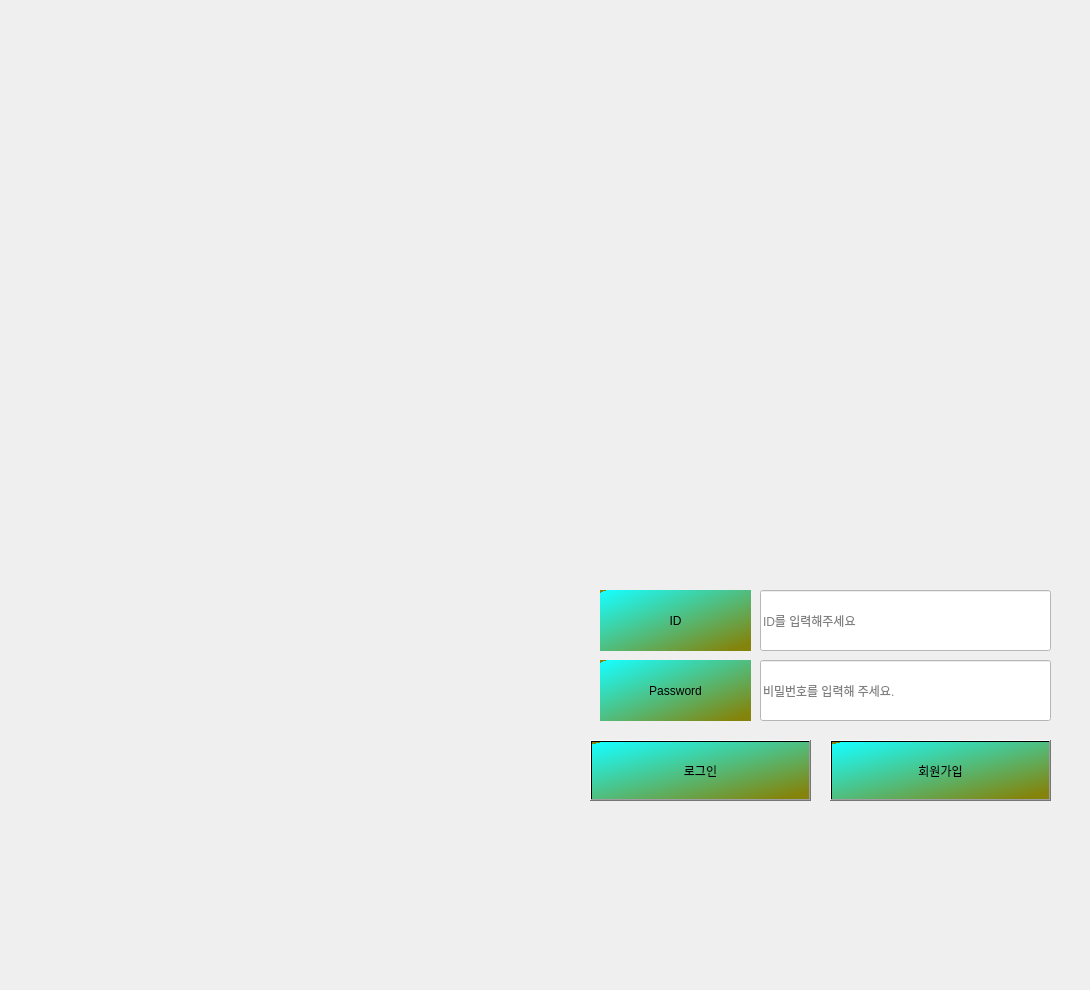
    <widget class="QWidget" name="tab">
     <attribute name="title">
      <string>로그인</string>
     </attribute>
     <widget class="QLabel" name="label">
      <property name="geometry">
       <rect>
        <x>0</x>
        <y>0</y>
        <width>1081</width>
        <height>981</height>
       </rect>
      </property>
      <property name="text">
       <string/>
      </property>
      <property name="pixmap">
       <pixmap>백두대간학습.png</pixmap>
      </property>
      <property name="scaledContents">
       <bool>true</bool>
      </property>
     </widget>
     <widget class="QPushButton" name="login_btn">
      <property name="geometry">
       <rect>
        <x>590</x>
        <y>740</y>
        <width>221</width>
        <height>61</height>
       </rect>
      </property>
      <property name="styleSheet">
       <string notr="true">QPushButton{
font: 25pt &quot;Cambria&quot;;
background-color: qlineargradient(spread:repeat, x1:0.023, y1:0.0227273, x2:0.994318, y2:1, stop:0 rgba(23, 253, 253, 255), stop:0.931818 rgba(132, 132, 12, 255));
}</string>
      </property>
      <property name="text">
       <string>로그인</string>
      </property>
     </widget>
     <widget class="QPushButton" name="singup_btn">
      <property name="geometry">
       <rect>
        <x>830</x>
        <y>740</y>
        <width>221</width>
        <height>61</height>
       </rect>
      </property>
      <property name="styleSheet">
       <string notr="true">QPushButton{
font: 25pt &quot;Cambria&quot;;
background-color: qlineargradient(spread:repeat, x1:0.023, y1:0.0227273, x2:0.994318, y2:1, stop:0 rgba(23, 253, 253, 255), stop:0.931818 rgba(132, 132, 12, 255));
}</string>
      </property>
      <property name="text">
       <string>회원가입</string>
      </property>
     </widget>
     <widget class="QLabel" name="label_5">
      <property name="geometry">
       <rect>
        <x>600</x>
        <y>590</y>
        <width>151</width>
        <height>61</height>
       </rect>
      </property>
      <property name="styleSheet">
       <string notr="true">background-color: qlineargradient(spread:repeat, x1:0.023, y1:0.0227273, x2:0.994318, y2:1, stop:0 rgba(23, 253, 253, 255), stop:0.931818 rgba(132, 132, 12, 255));
font: 25pt &quot;Cambria&quot;;</string>
      </property>
      <property name="text">
       <string>ID</string>
      </property>
      <property name="alignment">
       <set>Qt::AlignCenter</set>
      </property>
     </widget>
     <widget class="QLineEdit" name="student_id">
      <property name="geometry">
       <rect>
        <x>760</x>
        <y>590</y>
        <width>291</width>
        <height>61</height>
       </rect>
      </property>
      <property name="styleSheet">
       <string notr="true">background-color:rgb(255, 255, 255);
font: 15pt &quot;Cambria&quot;;</string>
      </property>
      <property name="text">
       <string/>
      </property>
      <property name="placeholderText">
       <string>ID를 입력해주세요</string>
      </property>
     </widget>
     <widget class="QLabel" name="label_6">
      <property name="geometry">
       <rect>
        <x>600</x>
        <y>660</y>
        <width>151</width>
        <height>61</height>
       </rect>
      </property>
      <property name="styleSheet">
       <string notr="true">background-color: qlineargradient(spread:repeat, x1:0.023, y1:0.0227273, x2:0.994318, y2:1, stop:0 rgba(23, 253, 253, 255), stop:0.931818 rgba(132, 132, 12, 255));
font: 25pt &quot;Cambria&quot;;</string>
      </property>
      <property name="text">
       <string>Password</string>
      </property>
      <property name="alignment">
       <set>Qt::AlignCenter</set>
      </property>
     </widget>
     <widget class="QLineEdit" name="student_password">
      <property name="geometry">
       <rect>
        <x>760</x>
        <y>660</y>
        <width>291</width>
        <height>61</height>
       </rect>
      </property>
      <property name="styleSheet">
       <string notr="true">background-color:rgb(255, 255, 255);
font: 15pt &quot;Cambria&quot;;</string>
      </property>
      <property name="text">
       <string/>
      </property>
      <property name="placeholderText">
       <string>비밀번호를 입력해 주세요.</string>
      </property>
     </widget>
    </widget>
